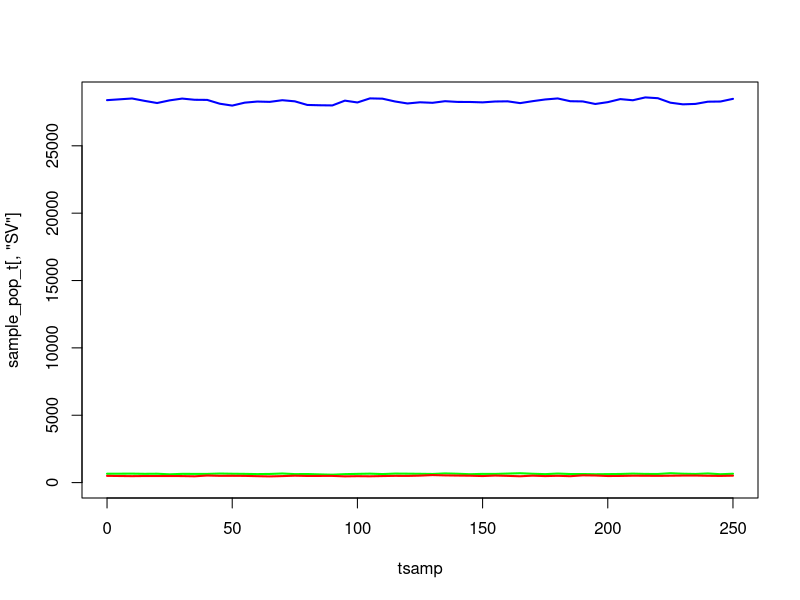

The R script that drew this image:
################################################################################
#   Exponential distribution of EIP
#   Deterministic Model
################################################################################

rm(list=ls());gc()

# make a single node
make_node <- function(){

  node <- list()

  # new eggs are generated from a conditionally independent Poisson process
  node$EL_new <- 0
  storage.mode(node$EL_new) <- "integer"

  # probabilities & transitions for early-stage instars (names are destinations of jumps)
  node$EL_probs <- rep(0,3)
  node$EL_probs <- setNames(node$EL_probs,c("EL","D","LL"))
  node$EL_transitions <- rep(0,3)
  node$EL_transitions <- setNames(node$EL_transitions,c("EL","D","LL"))
  storage.mode(node$EL_transitions) <- "integer"

  # probabilities & transitions for late-stage instars
  node$LL_probs <- rep(0,3)
  node$LL_probs <- setNames(node$LL_probs,c("LL","D","PL"))
  node$LL_transitions <- rep(0,3)
  node$LL_transitions <- setNames(node$LL_transitions,c("LL","D","PL"))
  storage.mode(node$LL_transitions) <- "integer"

  # probabilities & transitions for pupae
  node$PL_probs <- rep(0,4)
  node$PL_probs <- setNames(node$PL_probs,c("PL","D","SV_F","SV_M"))
  node$PL_transitions <- rep(0,4)
  node$PL_transitions <- setNames(node$PL_transitions,c("PL","D","SV_F","SV_M"))
  storage.mode(node$PL_transitions) <- "integer"

  # probabilities & transitions for susceptible vectors
  node$SV_probs <- rep(0,3)
  node$SV_probs <- setNames(node$SV_probs,c("SV","D","EV"))
  node$SV_transitions <- rep(0,3)
  node$SV_transitions <- setNames(node$SV_transitions,c("SV","D","EV"))
  storage.mode(node$SV_transitions) <- "integer"

  # probabilities & transitions for incubating vectors
  node$EV_probs <- rep(0,3)
  node$EV_probs <- setNames(node$EV_probs,c("EV","D","IV"))
  node$EV_transitions <- rep(0,3)
  node$EV_transitions <- setNames(node$EV_transitions,c("EV","D","IV"))
  storage.mode(node$EV_transitions) <- "integer"

  # probabilities & transitions for infectious vectors
  node$IV_probs <- rep(0,2)
  node$IV_probs <- setNames(node$IV_probs,c("IV","D"))
  node$IV_transitions <- rep(0,2)
  node$IV_transitions <- setNames(node$IV_transitions,c("IV","D"))
  storage.mode(node$IV_transitions) <- "integer"

  # state space
  node$EL <- 0L
  node$LL <- 0L
  node$PL <- 0L
  node$SV <- 0L
  node$EV <- 0L
  node$IV <- 0L

  list2env(node,hash=TRUE)
}

# execute an Euler-step for the model
# rates -> probabilities are defined by discretisation of the underlying
# CTMC system (competing hazards)
euler_step <- function(node,pars,tnow,dt){
  with(pars,{
    
    ########################################
    # INTERVENTION-DEPENDENT PARAMETERS
    ########################################

    delta <- 1/(tau1+tau2) # Inverse of gonotrophic cycle without ITNs/IRS
    e_ov <- beta*(exp(muV/delta)-1)/muV # Number of eggs per oviposition per mosquito

    ## Derived parameters which depend on intervention status:
    if(tnow > pars$time_ITN_on){
      ITNcov_t <- pars$ITNcov
    } else {
      ITNcov_t <- 0
    }
    if(tnow > pars$time_IRS_on){
      IRScov_t <- pars$IRScov
    } else {
      IRScov_t <- 0
    }

    # zCom: Probability of a mosquito being repelled from an ITN or IRS-treated house:
    c0 <- 1 - ITNcov_t - IRScov_t + ITNcov_t*IRScov_t
    cITN <- ITNcov_t - ITNcov_t*IRScov_t
    cIRS <- IRScov_t - ITNcov_t*IRScov_t
    cCom <- ITNcov_t*IRScov_t
    rCom <- rIRS + (1-rIRS)*rITN
    sCom  <- (1-rIRS)*sITN*sIRS
    zCom <- Q0*cITN*phiB*rITN + Q0*cIRS*phiI*rIRS + Q0*cCom*(phiI-phiB)*rIRS + Q0*cCom*phiB*rCom

    # deltaCom: Inverse of gonotrophic cycle length with ITNs & IRS:
    deltaCom <- 1/(tau1/(1-zCom) + tau2)

    # wCom: Probability that a surviving mosquito succeeds in feeding during a single attempt:
    wCom <- 1 - Q0 + Q0*c0 + Q0*cITN*(1-phiB+phiB*sITN) + Q0*cIRS*(1-phiI+phiI*sIRS) + Q0*cCom*((phiI-phiB)*sIRS + 1-phiI + phiB*sCom)

    # muVCom: Female mosquito death rate in presence of ITNs & IRS:
    p10 <- exp(-muV*tau1)
    p1Com <- p10*wCom/(1 - zCom*p10)
    p2 <- exp(-muV*tau2)
    pCom <- (p1Com*p2)^deltaCom
    muVCom <- -log(pCom)

    # betaCom: Eggs laid per day by female mosquitoes in presence of ITNs & IRS:
    betaCom <- e_ov*muVCom/(exp(muVCom/deltaCom) - 1)

    ########################################
    # EARLY-STAGE LARVAL INSTARS (EL)
    ########################################

    # inbound oviposition to EL
    NV <- sum(node$SV,node$EV,node$IV)
    node$EL_new <- rpois(n = 1,lambda = betaCom*NV*dt)

    # instantaneous hazards for EL
    haz_EL_mort <- muEL*(1 + ((node$EL+node$LL)/K))
    haz_EL_2LL <- 1/durEL

    # jump probabilities
    node$EL_probs[["EL"]] <- exp(-(haz_EL_mort + haz_EL_2LL)*dt)
    node$EL_probs[["D"]] <- (1 - node$EL_probs[["EL"]])*(haz_EL_mort / (haz_EL_mort + haz_EL_2LL)) # death
    node$EL_probs[["LL"]] <- (1 - node$EL_probs[["EL"]])*(haz_EL_2LL / (haz_EL_mort + haz_EL_2LL)) # to late-instar

    # jump sizes
    node$EL_transitions[c("EL","D","LL")] <- as.vector(rmultinom(n=1,size=node$EL,prob=node$EL_probs))

    ########################################
    # LATE-STAGE LARVAL INSTARS (LL)
    ########################################

    # instantaneous hazards for LL
    haz_LL_mort <- muLL*(1 + gamma*((node$EL+node$LL)/K))
    haz_LL_2PL <- 1/durLL

    # jump probabilities
    node$LL_probs[["LL"]] <- exp(-(haz_LL_mort + haz_LL_2PL)*dt)
    node$LL_probs[["D"]] <- (1 - node$LL_probs[["LL"]])*(haz_LL_mort / (haz_LL_mort + haz_LL_2PL)) # death
    node$LL_probs[["PL"]] <- (1 - node$LL_probs[["LL"]])*(haz_LL_2PL / (haz_LL_mort + haz_LL_2PL)) # to pupae

    # jump sizes
    node$LL_transitions[c("LL","D","PL")] <- as.vector(rmultinom(n=1,size=node$LL,prob=node$LL_probs))

    ########################################
    # PUPAE (PL)
    ########################################

    # instantaneous hazards for PL
    haz_PL_mort <- muPL
    haz_PL_2SV_F <- (1/durPL)*0.5
    haz_PL_2SV_M <- (1/durPL)*0.5

    # jump probabilities
    node$PL_probs[["PL"]] <- exp(-(haz_PL_mort + haz_PL_2SV_F + haz_PL_2SV_M)*dt)
    node$PL_probs[["D"]] <- (1 - node$PL_probs[["PL"]])*(haz_PL_mort / (haz_PL_mort + haz_PL_2SV_F + haz_PL_2SV_M)) # death
    node$PL_probs[["SV_F"]] <- (1 - node$PL_probs[["PL"]])*(haz_PL_2SV_F / (haz_PL_mort + haz_PL_2SV_F + haz_PL_2SV_M)) # to susceptible female
    node$PL_probs[["SV_M"]] <- (1 - node$PL_probs[["PL"]])*(haz_PL_2SV_M / (haz_PL_mort + haz_PL_2SV_F + haz_PL_2SV_M)) # to susceptible males

    # jump sizes
    node$PL_transitions[c("PL","D","SV_F","SV_M")] <- as.vector(rmultinom(n=1,size=node$PL,prob=node$PL_probs))

    ########################################
    # SUSCEPTIBLE VECTORS (SV)
    ########################################

    # instantaneous hazards for SV
    haz_SV_mort <-  muVCom
    haz_SV_inf <- lambdaV

    # jump probabilities
    node$SV_probs[["SV"]] <- exp(-(haz_SV_mort + haz_SV_inf)*dt)
    node$SV_probs[["D"]] <- (1 - node$SV_probs[["SV"]])*(haz_SV_mort / (haz_SV_mort + haz_SV_inf)) # death
    node$SV_probs[["EV"]] <- (1 - node$SV_probs[["SV"]])*(haz_SV_inf / (haz_SV_mort + haz_SV_inf)) # to incubating

    # jump sizes
    node$SV_transitions[c("SV","D","EV")] <- as.vector(rmultinom(n=1,size=node$SV,prob=node$SV_probs))

    ########################################
    # INCUBATING VECTORS (EV)
    ########################################

    # instantaneous hazards for EV
    haz_EV_mort <-  muVCom
    haz_EV_inc <- 1/durEV

    # jump probabilities
    node$EV_probs[["EV"]] <- exp(-(haz_EV_mort + haz_EV_inc)*dt)
    node$EV_probs[["D"]] <- (1 - node$EV_probs[["EV"]])*(haz_EV_mort / (haz_EV_mort + haz_EV_inc)) # death
    node$EV_probs[["IV"]] <- (1 - node$EV_probs[["EV"]])*(haz_EV_inc / (haz_EV_mort + haz_EV_inc)) # to infectious

    # jump sizes
    node$EV_transitions[c("EV","D","IV")] <- as.vector(rmultinom(n=1,size=node$EV,prob=node$EV_probs))

    ########################################
    # INFECTIOUS VECTORS (IV)
    ########################################

    # instantaneous hazards for IV
    haz_IV_mort <- muVCom

    # jump probabilities
    node$IV_probs[["IV"]] <- exp(-haz_IV_mort*dt)
    node$IV_probs[["D"]] <- (1 - node$IV_probs[["IV"]])

    # jump sizes
    node$IV_transitions[c("IV","D")] <- as.vector(rmultinom(n=1,size=node$IV,prob=node$IV_probs))

    ########################################
    # UPDATE POPULATION
    ########################################

    node$EL <- node$EL_transitions[["EL"]] + node$EL_new
    node$LL <- node$LL_transitions[["LL"]] + node$EL_transitions[["LL"]]
    node$PL <- node$PL_transitions[["PL"]] + node$LL_transitions[["PL"]]
    node$SV <- node$SV_transitions[["SV"]] + node$PL_transitions[["SV_F"]]
    node$EV <- node$EV_transitions[["EV"]] + node$SV_transitions[["EV"]]
    node$IV <- node$IV_transitions[["IV"]] + node$EV_transitions[["IV"]]

  })
}

## Model parameters:
theta <- list(
	## Mosquito life cycle parameters:
	beta = 21.19, # Number of eggs laid per day by female mosquito
	muEL = 0.034, # Early larval instar daily mortality
	muLL = 0.035, # Late larval instar daily mortality
	muPL = 0.25, # Pupal daily mortality
	durEL = 6.64, # Duration of early instar stage
	durLL = 3.72, # Duration of late instar stage
	durPL = 0.64, # Duration of pupal stage
	durEV = 10, # Duration of latent period in mosquito (days)
	gamma = 13.25, # Effect of density-dependence on late instars relative to early instars
	tau1 = 0.68, # Time spent foraging for a blood meal at 0% ITN coverage
	tau2 = 2.32, # Time spent resting and ovipositing by a mosquito

	## Intervention parameters (variable):
	ITNcov = 0.5, # ITN coverage
	IRScov = 0, # IRS coverave
	time_ITN_on = 1e3, # When ITNs are applied (days)
	time_IRS_on = 1e3, # When IRS is applied (days)

	## Species-specific parameters:
	## An. gambiae:
	muV = 1/7.6, # Adult mosquito daily mortality
	Q0 = 0.92, # Human blood index
	phiB = 0.89, # Proportion of bites on a person while they are in bed
	phiI = 0.97, # Proportion of bites on a person while they are indoors
	rITN = 0.56, # Probability of mosquito repeating a feeding attempt due to IRS
	sITN = 0.03, # Probability of mosquito feeding and surviving in presence of ITNs
	rIRS = 0.60, # Probability of mosquito repeating a feeding attempt due to IRS
	sIRS = 0, # Probability of mosquito feeding and surviving in presence of IRS

	## An. arabiensis:
	# muV = 1/7.6, # Adult mosquito daily mortality
	# Q0 = 0.71, # Human blood index
	# phiB = 0.90, # Proportion of bites on a person while they are in bed
	# phiI = 0.96, # Proportion of bites on a person while they are indoors
	# rITN = 0.48, # Probability of mosquito repeating a feeding attempt due to IRS
	# sITN = 0.39, # Probability of mosquito feeding and surviving in presence of ITNs
	# rIRS = 0.60, # Probability of mosquito repeating a feeding attempt due to IRS
	# sIRS = 0, # Probability of mosquito feeding and surviving in presence of IRS

	## An. funestus:
	# muV = 1/8.9, # Adult mosquito daily mortality
	# Q0 = 0.94, # Human blood index
	# phiB = 0.90, # Proportion of bites on a person while they are in bed
	# phiI = 0.98, # Proportion of bites on a person while they are indoors
	# rITN = 0.56, # Probability of mosquito repeating a feeding attempt due to IRS
	# sITN = 0.03, # Probability of mosquito feeding and surviving in presence of ITNs
	# rIRS = 0.63, # Probability of mosquito repeating a feeding attempt due to IRS
	# sIRS = 0, # Probability of mosquito feeding and surviving in presence of IRS

	## Additional transmission parameters:
	f0 = 1/3, # Daily biting rate by mosquitoes on animals and humans
	epsilon0 = 10/365, # Daily entomological inolculation rate
	iH_eq = 0.35, # Equilibrium malaria prevalence in humans
	NH_eq = 2000, # Equilibrium human population size
	bV = 0.05 # Probability of transmission from human to vector per infectious bite
)

with(theta,{

  a0 <<- Q0*f0 # Human biting rate at equilibrium
  lambdaV <<- a0*iH_eq*bV # Force of infection in mosquitoes at equilibrium

  IV_eq <<- 500
  EV_eq <<- durEV*IV_eq*muV
  SV_eq <<- ((durEV*IV_eq*muV) + ((durEV^2)*IV_eq*(muV^2))) / (durEV*lambdaV)
  NV_eq <<- IV_eq + EV_eq + SV_eq

  omega_1 <<- -0.5 * ( (gamma*(muLL/muEL)) - (durEL/durLL) + ((gamma-1)*muLL*durEL) )
  omega_2 <<- sqrt(
    (0.25 * (( (gamma*(muLL/muEL)) - (durEL/durLL) + ((gamma-1)*muLL*durEL) )^2)) + (gamma * ((beta*muLL*durEL) / (2*muEL*muV*durLL*(1 + (durPL*muPL)))) )
  )
  omega <<- omega_1 + omega_2

  PL_eq <<- 2*durPL*muV*NV_eq
  LL_eq <<- 2*muV*durLL*(1 + (durPL*muPL))*NV_eq
  EL_eq <<- 2*omega*muV*durLL*(1 + (durPL*muPL))*NV_eq

  K <<- (NV_eq*2*durLL*muV*(1 + (durPL*muPL))*gamma*(omega+1)) / ((omega/(muLL*durEL)) - (1/(muLL*durLL)) - 1)
})


# # equilibrium solutions
# with(theta,{
#
#   ## Derived parameters:
#   # NV <<- SV + EV + IV # Total mosquito population size
#   delta <<- 1/(tau1+tau2) # Inverse of gonotrophic cycle without ITNs/IRS
#   e_ov <<- beta*(exp(muV/delta)-1)/muV # Number of eggs per oviposition per mosquito
#   b_omega <<- gamma*muLL/muEL - durEL/durLL + (gamma-1)*muLL*durEL
#   omega <<- -0.5*b_omega + sqrt(0.25*b_omega^2 + gamma*beta*muLL*durEL/(2*muEL*muV*durLL*(1+durPL*muPL)))
#
#   a0 <<- Q0*f0 # Human biting rate at equilibrium
#
#   lambdaV <<- a0*iH_eq*bV # Force of infection in mosquitoes at equilibrium
#
#
#   iV_eq <<- lambdaV*exp(-muV*durEV)/(lambdaV + muV)
#   sV_eq <<- iV_eq*muV/(lambdaV*exp(-muV*durEV))
#   eV_eq <<- 1 - sV_eq - iV_eq
#
#   NV_eq <<- epsilon0*NH_eq/(iV_eq*a0)
#
#   EL_eq <<- 2*omega*muV*durLL*(1 + muPL*durPL)*NV_eq
#   LL_eq <<- 2*muV*durLL*(1 + muPL*durPL)*NV_eq
#   PL_eq <<- 2*muV*durPL*NV_eq
#
#   SV_eq <<- sV_eq*NV_eq
#   EV_eq <<- eV_eq*NV_eq
#   IV_eq <<- iV_eq*NV_eq
#
#   K <<- 2*NV_eq*muV*durLL*(1 + muPL*durPL)*gamma*(omega+1)/(omega/(muLL*durEL) - 1/(muLL*durLL) - 1) # Larval carrying capacity
#
# })

theta1 <- c(theta,K=K,lambdaV=lambdaV)

node <- make_node()
node$EL <- as.integer(EL_eq)
node$LL <- as.integer(LL_eq)
node$PL <- as.integer(PL_eq)
node$SV <- as.integer(SV_eq)
node$EV <- as.integer(EV_eq)
node$IV <- as.integer(IV_eq)

tmax <- 250
dt <- 0.01
time <- seq(from=1,to=tmax,by=dt)

# sampling grid
sample_grid <- tsamp <- c(0,seq(from=10,to = tmax,by = 5))
sample_pop <- matrix(0,nrow=6,ncol=length(sample_grid),dimnames=list(c("EL","LL","PL","SV","EV","IV"),paste0(sample_grid)))

sample_pop["EL",1] <- node$EL
sample_pop["LL",1] <- node$LL
sample_pop["PL",1] <- node$PL
sample_pop["SV",1] <- node$SV
sample_pop["EV",1] <- node$EV
sample_pop["IV",1] <- node$IV
sample_grid <- sample_grid[-1]

# run simulation
pb <- txtProgressBar(min = 1,max = length(time))
for(t in 1:length(time)){

  # euler step
  euler_step(node = node,pars = theta1,tnow = time[t],dt = dt)

  # sample the population (done at the very end of the time-step, because its not part of the dynamics)
  if(time[t] == sample_grid[1]){

    sample_pop["EL",as.character(sample_grid[1])] <- node$EL
    sample_pop["LL",as.character(sample_grid[1])] <- node$LL
    sample_pop["PL",as.character(sample_grid[1])] <- node$PL
    sample_pop["SV",as.character(sample_grid[1])] <- node$SV
    sample_pop["EV",as.character(sample_grid[1])] <- node$EV
    sample_pop["IV",as.character(sample_grid[1])] <- node$IV
    sample_grid <- sample_grid[-1]

  }
  setTxtProgressBar(pb = pb,value = t)
}

sample_pop_t <- t(sample_pop)
ylim <- max(sample_pop_t[,4:6])
plot(x = tsamp,y = sample_pop_t[,"SV"],col="blue",lwd=2,ylim=c(0,ylim),type="l")
lines(x = tsamp,y = sample_pop_t[,"EV"],col="green",lwd=2)
lines(x = tsamp,y = sample_pop_t[,"IV"],col="red",lwd=2)

tail(sample_pop_t)
mean(sample_pop_t[,"IV"])
